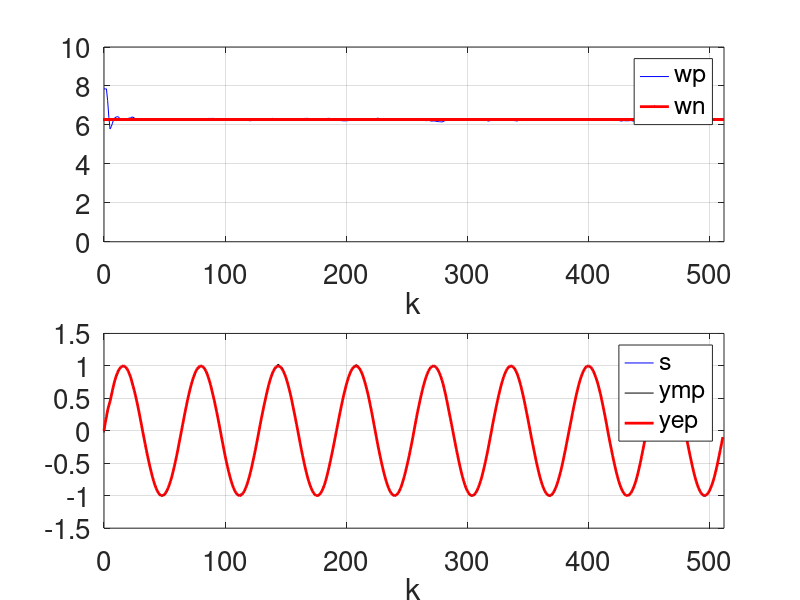

The MATLAB script that drew this image:
clear all
close all
clc

rng(1);
%
an=1;
wn=2*pi;
wa=2^(6)*wn;
h=wn/wa;

%
x1=0;
x2=1.25*wn;

x=[x1;x2];

%
N=2^(9)-1;
ks=zeros(N+1,1);
sm=zeros(N+1,1);
sp=zeros(N+1,1);
se=zeros(N+1,1);
we=zeros(N+1,1);

%
I2=eye(2,2);
P=1e6*I2;
sigv=1e-2;
R=sigv^2;
sigw=1e-2;

%
for i=0:N,
    ks(i+1)=i;
    %
    s=an*sin(h*wn*i);
    sp(i+1) = s;
    
    w = x2;
    wp(i+1) = w;
   
    ye = an*sin(x1);
    yep(i+1) = ye;
   
    ym = s + sigv*randn();
    ymp(i+1) = ym;

    x1=x(1);
    x2=x(2);

    F=[1,  h
       0,  1];
    
    % Q
    Q=[0,     0
       0,  sigw^2];
    
   % C
    C=[an*cos(x1), 0];
    
    %
    P=F*P*F'+Q;
    
    K=P*C'*inv(C*P*C'+R);
    
    % f(x)
    x1=x1+h*x2;
    x2=x2+sigw*randn();
    
    %
    x=[x1;x2];

    x=x+K*(ym-ye);
    P=P-K*C*P;
end
%
figure(1)
subplot(2,1,1)
plot(ks',wp,'b',ks',wn,'r','Linewidth',2)
set(gca,'FontSize',20)
xlabel('k')
grid
axis([0 length(ks) 0 10])
legend('wp','wn')
%
subplot(2,1,2)
plot(ks',sp,'b',ks',ymp,'k',ks',yep,'r','Linewidth',2)
set(gca,'FontSize',20)
xlabel('k')
grid
axis([0 length(ks) -1.5 1.5])
legend('s','ymp','yep')